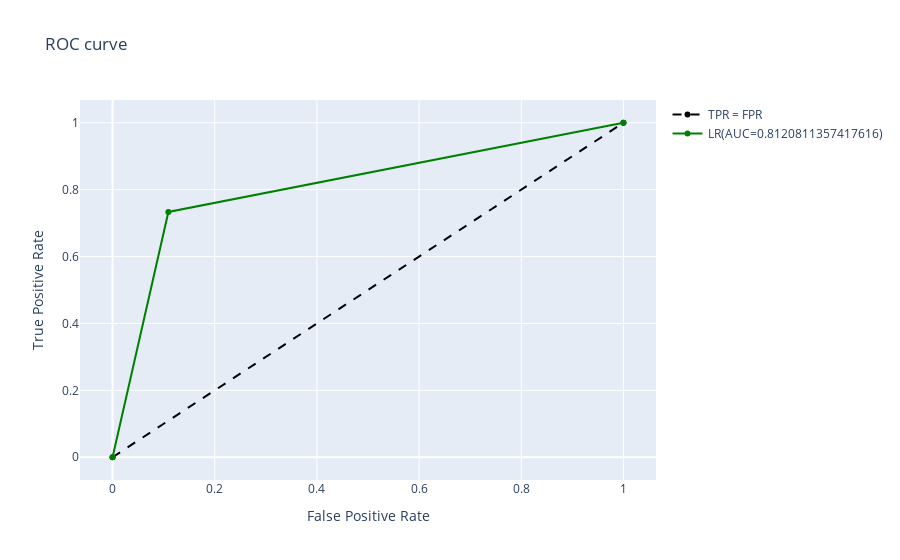

Notebook source saved alongside this figure:
### Code cell
## Losgistic regression model
name="oversampling"
tag ="imbalance"
# y_train = upsampled.Class
# X_train = upsampled.drop('Class', axis=1)
X_ros,X_test_ros = utills.bow_char(X_ros.flatten(),X_test)
Y_pred_ros = utills.lr(X_ros, X_test_ros, Y_ros)
accuracy, f1_score, recall, precision, auc = utills.result(Y_test,Y_pred_ros)
utills.log_result(Y_test,Y_pred_ros,name,df_name,feature_name,model_name,tag)
final_result.loc[name] = [accuracy, f1_score, recall, precision, auc]

### Figure 1 — Plotly figure (JSON) as saved in the notebook; plotly's stock layout.template omitted (floating-point values rounded to 4 significant figures)
{"data": [{"line": {"color": "black", "dash": "dash"}, "name": "TPR = FPR", "type": "scatter", "x": [0, 1], "y": [0, 1]}, {"marker": {"color": "green"}, "name": "LR(AUC=0.8120811357417616)", "type": "scatter", "x": [0, 0.1093, 1], "y": [0, 0.7334, 1]}], "layout": {"title": {"text": "ROC curve"}, "xaxis": {"title": {"text": "False Positive Rate"}}, "yaxis": {"title": {"text": "True Positive Rate"}}}}
